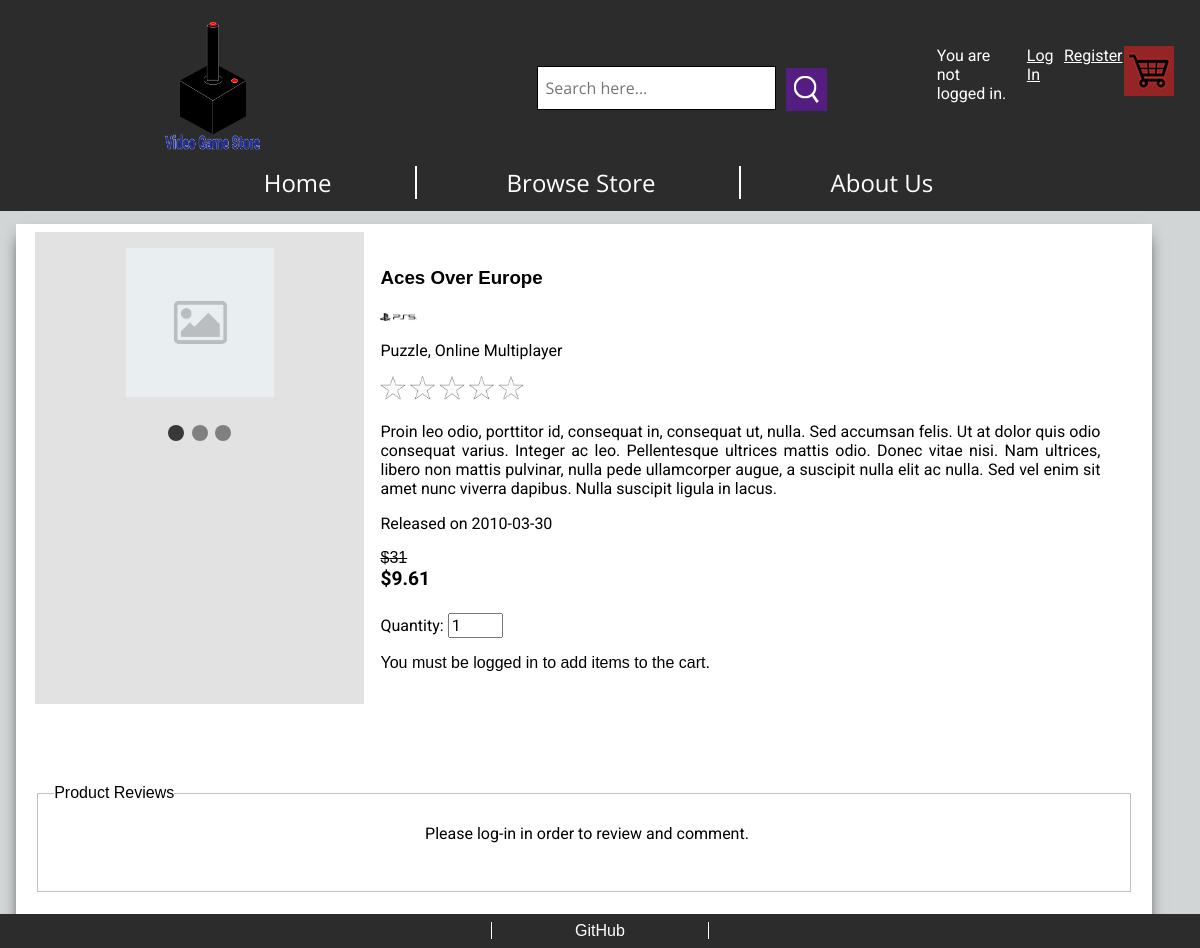
Screenshot of /detailedproduct.php?productID=3 with the database file from the repository.
### tables this page shows
CREATE TABLE IF NOT EXISTS `product` (
  `productID` int(6) NOT NULL AUTO_INCREMENT,
  `productName` text NOT NULL,
  `price` int(7) NOT NULL,
  `features` text DEFAULT NULL,
  `discount` decimal(6,0) DEFAULT NULL,
  `genre` varchar(20) NOT NULL,
  `console` varchar(100) NOT NULL,
  `releaseDate` date NOT NULL,
  `finalPrice` double GENERATED ALWAYS AS (`price` * (100.0 - `discount`) / 100.0) STORED,
  `productDesc` varchar(10000) NOT NULL,
  PRIMARY KEY (`productID`)
);

### detailedproduct.php (the view, shortened to what this page needs)
<!DOCTYPE html>
<html lang="en">
<?php
        $dbhost = "localhost";
        $dbuser = "root";
        $dbpass = "";
        $dbname = "benedict_wong";
        $connect = mysqli_connect($dbhost, $dbuser, $dbpass, $dbname);
        if(isset($_GET['productID']))
        $productID = $_GET['productID'];
        else
        {
          header('Location: index.php');
        }
        $productName="";
        $productDesc="";
        $productPrice="";
        $query = "SELECT * from product WHERE productID = $productID";
        $result = mysqli_query($connect, $query);
        if(!$result){
          echo "Failure: " . mysqli_error($connect);
          die("Database query failed.");
        }
        else
        {
          while($row = mysqli_fetch_assoc($result))
            {
              $productName = $row['productName'];
              $productDesc = $row['productDesc'];
              $productPrice = $row['price'];
              $productFinalPrice = $row['finalPrice'];
              $productConsole = $row['console'];
              $productGenre = $row['genre'];
              $productFeatures = $row['features'];
              $productDiscount = $row['discount'];
              $productDate = $row['releaseDate'];
            }
        }
?>
  <head>
    <link rel="stylesheet" href="css/grid.css">
    <link rel="stylesheet" href="css/styles.css">
    <link rel="stylesheet" href="css/normalize.css">
  </head>
  <body>
  <header id="header">
        <div class="header-menu ">
          <div class="header-row-1">
            <img class="nav-main-logo-img" src="img/Logo.png" alt="Logo" onclick="pointTo('index.php')"/>
            <div class="header-row-2">
              <input type="text" placeholder="Search here...">
              <img onclick="pointTo('catalog.php')" src="img/search-icon.png" alt="search-icon"/>
            </div>
            <nav class="nav-row-1">
              <div class="nav-main-item">
                <section class="profile-cart">
                <?php
                  if(isset($_SESSION['valid_user']) && $_SESSION['valid_user'] !== "")
                  {
                    echo '<div class="profile-box"><p>Hello  ' .$_SESSION['valid_user_name']. '</p>';
                    echo '<a href="profile.php">Profile</a>';
                    echo ' | ';
                    echo '<a href="logout.php">Logout</a>';
                    echo '</div>';
                  }
                  else
                  {
                    echo '<p>You are not logged in.</p><p><a href="login.php">Log In </a></p><br><p><a href="register.php">Register</a></p>';
                  }
                ?>
                  <a href="checkout.php" class="cart-nav"><img src="img/cart_icon.png" alt="cart-icon"></a>
                </section>
              </div>
            </nav>
          </div>
          <div class="header-row-3">
          <nav class="nav-row-3">
              <a href="index.php" class="nav-main-item">Home</a>
              <a href="catalog.php" class="nav-main-item">Browse Store</a>
              <a href="about.php" class="nav-main-item">About Us</a>
            </nav>
          </div>
        </div>
    </header>
	<div class="main-content container product">
      <section class="product-left">
        <div class="product-img">
            <img class="image-preview" src="img/default-placeholder-image.png" alt="<?php echo $productName?>">
          <div class="dot-row">
            <span class="image-dot dot-1 image-dot-active" onClick="showImageMU(1)"></span>
            <span class="image-dot dot-2" onClick="showImageMU(2)"></span>
            <span class="image-dot dot-3" onClick="showImageMU(3)"></span>
          </div>
        </div>
        <article class="product-info">
          <h3><?php echo $productName?></h3>
          <?php switch($productConsole)
              {
                case 'PS5':
                  echo '<img src="img/consoles/ps5.png" class="detailedproduct-console-ps4-ps5" alt="4 star rating">';
                break;
              }
              ?>
              <p>
          <?php echo $productGenre; echo ", " . $productFeatures;?></p>
          <p><?php
          if(!isset($productAvgRating))
          {
            echo '<img src="img/stars/0.png" class="detailedproduct-rating-img" alt="1 star rating">';
          }
          ?></p>
          <p><?php echo $productDesc ?></p>
          <p>
          <?php echo 'Released on '. $productDate?>
          </p>
          <?php
          echo '<div class="detailed-product-pricebox">';
            if($productDiscount > 0)
            {
              echo '<s>$';
              echo $productPrice;
              echo '</s>';
              echo ' <p class="detailed-product-price">$';
              echo $productFinalPrice;
              echo '</p>';
            }
            else
            {
              echo '<p class="detailed-product-price">';
              echo '$' . $productPrice;
              echo '</p>';
            }
            echo '</div>';
          ?>
        <div>
        <form method="POST">
        <p>Quantity:
        <input type="number" name="quantity" min="1" max="99" value="1">
        <div class="add-to-cart-button">
        <?php
          if(isset($_SESSION['valid_user']) && $_SESSION['valid_user'] !== "")
          {
            echo '<input type="submit" class="cartButton" name ="cartSubmit" value="Add to Cart">';
          }
          else
          {
            echo 'You must be logged in to add items to the cart.';
          }
        ?></p>
        </div>
        </div>
        <fieldset class="product-review">
          <legend>Product Reviews</legend>
          <?php
            if(isset($_SESSION['valid_user']) && $_SESSION['valid_user'] !== "")
            {
            echo'<div class="review-write">
            <form action="" method="POST">
              <textarea name="comment" placeholder="Write a review..."></textarea>
              <p>
              <label for="stars"> Rating (1-5): </label>
              <select id="stars" name="stars">
                <option value ="1">1</option>
                <option value ="2">2</option>
                <option value ="3">3</option>
                <option value ="4">4</option>
                <option value ="5">5</option>
              </select>
              <input type="submit" name="submitReview" value="Submit Review">
              </p>
            </form>
            </div>';
            }
            else
            {
              echo'<div class="review-write">
              <p>Please log-in in order to review and comment.</p>
            </div>';
            }
          ?>
        </fieldset>
    <footer>
    <nav>
      <a href="https://github.com/iat352-fall-2020/video-game-store">GitHub</a>
    </nav>
  </footer>
  </body>
</html>

### css/grid.css (style rules this page uses)
*, *::before, *::after { box-sizing: border-box; min-width: 0; }
.header-menu { padding-top: 0.1em; margin: 0; display: flex; flex-flow: column wrap; }
.header-menu .nav-main-item { color:white; }
.header-row-1 { display:flex; flex-flow: row nowrap; justify-content: space-between; }
.nav-main-logo-img { height: 10em; margin-left: 10em; margin-right: 10em; }
.nav-row-1 { flex:30%; margin-left: auto; margin-right: 1.5em; }
.nav-main-item { margin-top: 1.5em; padding-right: 0.5em; width: 100%; height: auto; }
.profile-cart { display:flex; flex-flow: row nowrap; justify-content: flex-end; }
.profile-cart p { text-align: left; padding-right: 1em; }
.profile-cart p a { color:white; }
.header-row-2 { flex:60%; align-self: center; text-align: center; margin: 0 1em; margin-bottom: 1em; height:50%; margin-top: 2em; vertical-align: middle; }
.header-row-2 input { outline:none; padding-top: 0.6em; padding-bottom: 0.6em; padding-left: 0.5em; border: 0.1em solid black; margin: 0.8em 0; margin-top: 0em; width:50%; height:100%; }
.header-row-2 img { margin-left: 0.35em; padding:0.5em; max-height: 100%; vertical-align: middle; background-color: #541D81; }
.header-row-3 { display:flex; flex-wrap: nowrap; align-self: center; flex: 0 0 50%; justify-content: space-around; padding-bottom: 0.5em; font-size: 1.5em; }
.nav-row-3 a { text-align: center; align-items: center; padding: 0 6.95vw; }
.nav-row-3 a { border-right: 0.1em solid white; }
.nav-row-3 a:last-child { padding-right: 7.2vw; border-right: none; }
.nav-main-item img { padding-right: 0.5em; }
.main-content { padding-top: 12em; padding-left: 1em; padding-right: 1em; display: flex; flex-wrap: wrap; transition: padding-top 0.5s; justify-content: center; align-self: center; height: 20rem; }
.product { display:flex; flex-flow:row wrap; }
.product-left { margin-right: 2em; flex: 78%; padding: 1em 6em; padding-top:2em; padding-right: 1em; display:flex; flex-flow: wrap; margin-top: 1em; }
.product-img { flex: 1 1 20%; height: auto; overflow:visible; padding: 1rem; text-align: center; }
.dot-row { text-align: center; }
.image-dot { cursor:pointer; height:1em; width:1em; margin: 0 0.1em; background-color: grey; border-radius: 50%; display:inline-block; transition: background-color 0.5s ease; margin-top: 1.5em; }
.image-dot:hover, .image-dot-active { background-color: #383838; }
.product-info { flex: 1 1 80%; padding: 1rem; }
.product-info > p { max-width: 45em; text-align: justify; }
.product-review { flex: 1 1 100%; }
.add-to-cart-button { margin-top: 0.5em; flex:1 1 100%; }
footer { position:fixed; padding-left: 1em; margin-top: 5em; padding:0.5em 0; z-index: 999; bottom:0; width:100%; background-color: rgb(44, 44, 44); color:white; text-align: center; }
footer a { color:white !important; padding: 0 6.95vw; }
footer a:first-child { border-right: 0.1em solid white; }
footer a:last-child { border-left: 0.1em solid white; }

### rows the page displays
product: productName "Aces Over Europe", genre "Puzzle", features "Online Multiplayer", productDesc "Proin leo odio, porttitor id, consequat in, consequat ut, nulla. Sed accumsan felis. Ut at dolor quis odio consequat varius. Integer ac leo. Pellentesque ultrices mattis odio. Donec vitae nisi. Nam ultrices, libero non mattis pulvinar, nulla pede ullamcorper augue, a suscipit nulla elit ac nulla. Sed vel enim sit amet nunc viverra dapibus. Nulla suscipit ligula in lacus.", releaseDate "2010-03-30", price "31", finalPrice "9.61"
